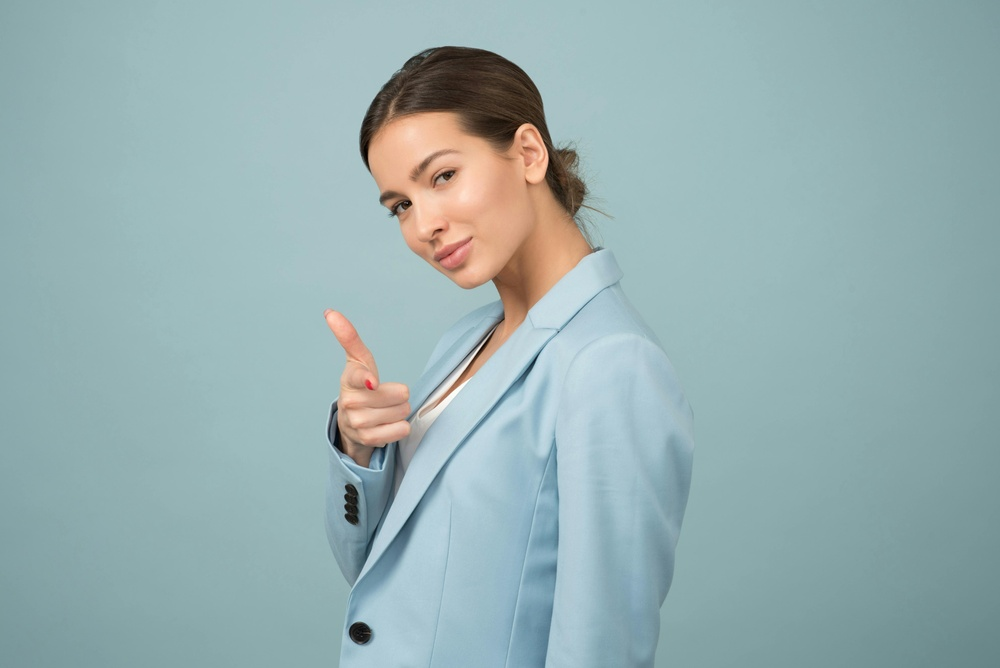
#> input picture lana.jpg, 1000 x 668 px, shrunk from 6016 x 4016 before the run, found by its file name
$ python prac5_3D_modleimages.py
#> lines starting #> are read from the running program, lines starting #| are printed output that depends on the picture
import cv2
import numpy as np
import matplotlib.pyplot as plt
from mpl_toolkits.mplot3d import Axes3D

def extract_keypoints_and_descriptors(image):
    sift = cv2.SIFT_create()
    keypoints, descriptors = sift.detectAndCompute(image, None)
    return keypoints, descriptors
def match_keypoints(desc1, desc2):
    bf = cv2.BFMatcher(cv2.NORM_L2, crossCheck=True)
    matches = bf.match(desc1, desc2)
    matches = sorted(matches, key=lambda x: x.distance)
    return matches
def draw_matches(img1, kp1, img2, kp2, matches):
    return cv2.drawMatches(img1, kp1, img2, kp2, matches[:50], None,
                           flags=cv2.DrawMatchesFlags_NOT_DRAW_SINGLE_POINTS)
def reconstruct_3d_points(K, kp1, kp2, matches, E):
    points1 = np.float32([kp1[m.queryIdx].pt for m in matches])
    points2 = np.float32([kp2[m.trainIdx].pt for m in matches])
    _, R, t, mask = cv2.recoverPose(E, points1, points2, K)
    # Triangulate points
    P1 = np.hstack((np.eye(3, 3), np.zeros((3, 1))))
    P2 = np.hstack((R, t))
    points_4d_hom = cv2.triangulatePoints(P1, P2, points1.T, points2.T)
    points_4d = points_4d_hom / np.tile(points_4d_hom[-1, :], (4, 1))
    points_3d = points_4d[:3, :].T
    return points_3d
# Load two images of a scene
img1 = cv2.imread('D:/Nishant/MSC-IT/cv_new/lana.jpg', cv2.IMREAD_GRAYSCALE)
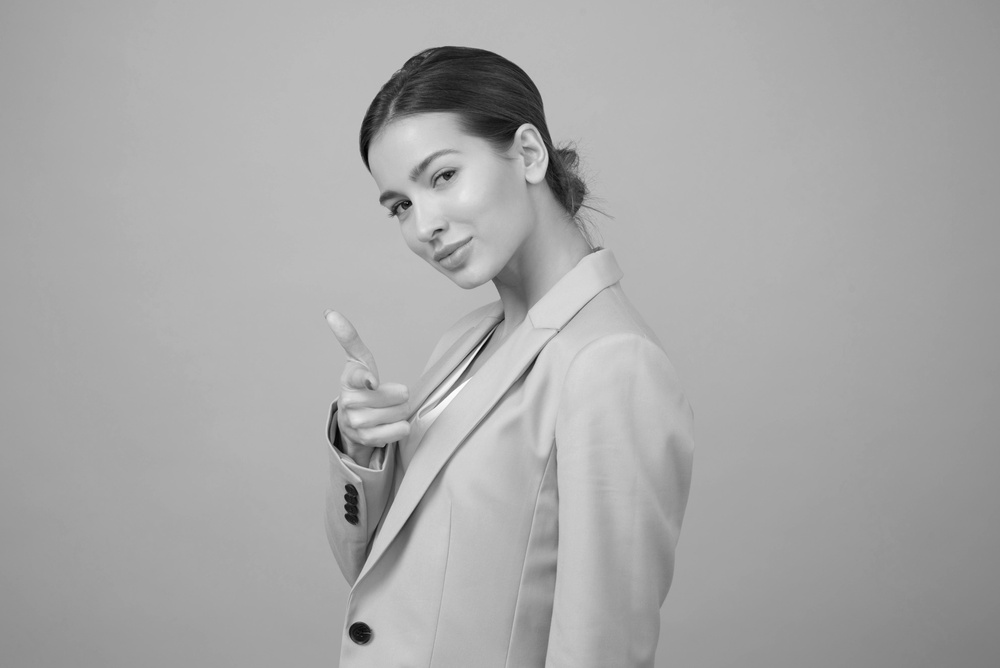
#> img1: shape (668, 1000); min 0, max 255, mean 168.4
img2 = cv2.imread('D:/Nishant/MSC-IT/cv_new/pana.jpg', cv2.IMREAD_GRAYSCALE)
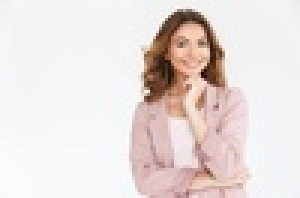
#> input picture pana.jpg, 100 x 66 px, shrunk from 600 x 400 before the run, found by its file name (shown 3 times larger)
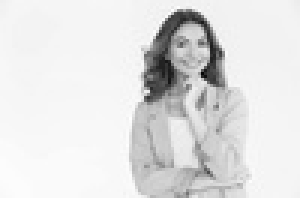
#> img2: shape (66, 100) (shown 3 times larger); min 5, max 255, mean 224.9

# Placeholder values for the camera matrix K (Students you should change it based on yourcamera parameters.
fx = 1000 # Focal length in pixels
fy = 1000 # Focal length in pixels
cx = img1.shape[1] / 2 # Optical center X coordinate, assuming center of the image
#> cx = 500
cy = img1.shape[0] / 2 # Optical center Y coordinate, assuming center of the image
#> cy = 334
K = np.array([[fx, 0, cx],
[0, fy, cy],
[0, 0, 1]], dtype=float)
# Extract keypoints and descriptors
kp1, desc1 = extract_keypoints_and_descriptors(img1)
#> in extract_keypoints_and_descriptors, `keypoints, descriptors = sift.detectAndCompute(image, None)`: keypoints = 221 keypoints; strongest (x, y, size): (477, 90, 67.5), (448, 175, 7.4), (407, 203, 6.9), (338, 443, 9.3)
#> kp1 has the same summary as keypoints in extract_keypoints_and_descriptors
kp2, desc2 = extract_keypoints_and_descriptors(img2)
#> in extract_keypoints_and_descriptors (call 2), `keypoints, descriptors = sift.detectAndCompute(image, None)`: keypoints = 27 keypoints; strongest (x, y, size): (54, 25, 8.8), (70, 24, 4.6), (72, 17, 3.5), (68, 17, 2)
#> kp2 has the same summary as keypoints in extract_keypoints_and_descriptors
# Match keypoints
matches = match_keypoints(desc1, desc2)
#> in match_keypoints, `matches = bf.match(desc1, desc2)`: matches = 18 matches
#> matches = 18 matches
# Estimate the essential matrix
points1 = np.float32([kp1[m.queryIdx].pt for m in matches])
#> points1 = 18 rows, first 8: [410.4, 56.5], [584.8, 169.9], [333.1, 449.6], [595.1, 249.9], [350.9, 355.3], [440.6, 259], [359.4, 618.3], [475.6, 184.9]
points2 = np.float32([kp2[m.trainIdx].pt for m in matches])
#> points2 = 18 rows, first 8: [46.86, 22.03], [76.01, 22.21], [65.13, 2.55], [67.28, 52.54], [71.73, 17.39], [53.61, 24.61], [70.39, 29.64], [62.78, 18.11]
F, mask = cv2.findFundamentalMat(points1, points2, cv2.FM_RANSAC)
#> F = [[2.28e-05, -4.51e-05, 0.00295], [4.35e-05, 1.82e-05, -0.0237], [-0.00355, 0.00182, 1]]; mask = 18 values, max 1 at index 0, min 0 at index 3, mean 0.5
E = K.T @ F @ K
#> E = [[22.84, -45.11, -0.694], [43.5, 18.23, 4.19], [22.4, -14.65, 0.885]]
# Reconstruct 3D points
points_3d = reconstruct_3d_points(K, kp1, kp2, matches, E)
#> in reconstruct_3d_points, `_, R, t, mask = cv2.recoverPose(E, points1, points2, K)`: R = [[0.882, 0.357, -0.307], [-0.435, 0.868, -0.239], [0.181, 0.344, 0.921]]; t = [-0.389, -0.252, 0.886]; mask = 18 values, max 255 at index 0, min 0 at index 2, mean 155.8
#> in reconstruct_3d_points, `P2 = np.hstack((R, t))`: P2 = [[0.882, 0.357, -0.307, -0.389], [-0.435, 0.868, -0.239, -0.252], [0.181, 0.344, 0.921, 0.886]]
#> in reconstruct_3d_points, `points_3d = points_4d[:3, :].T`: points_3d = 18 rows, first 8: [-2.51, -1.4, -0.00647], [-2.53, -1.34, -0.0046], [-2.03, -1.62, -0.00448], [-1.8, -1.71, -0.00359], [-1.92, -1.66, -0.00507], [-2, -1.65, -0.005], [-1.43, -1.91, -0.00332], [-2.42, -1.42, -0.00544]
# Visualize 3D points
fig = plt.figure()
ax = fig.add_subplot(111, projection='3d')
ax.scatter(points_3d[:, 0], points_3d[:, 1], points_3d[:, 2])
plt.show()
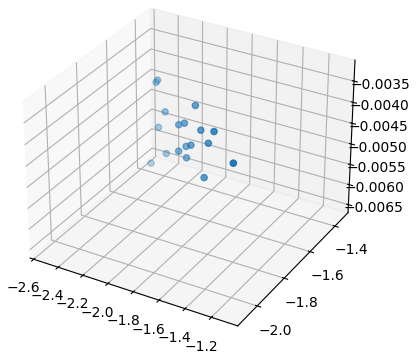
#> figure drawn by matplotlib, 1 panel

# Display matched keypoints
matched_img = draw_matches(img1, kp1, img2, kp2, matches)
#> in draw_matches, `return cv2.drawMatches(img1, kp1, img2, kp2, matches[:50], None, flags..`:
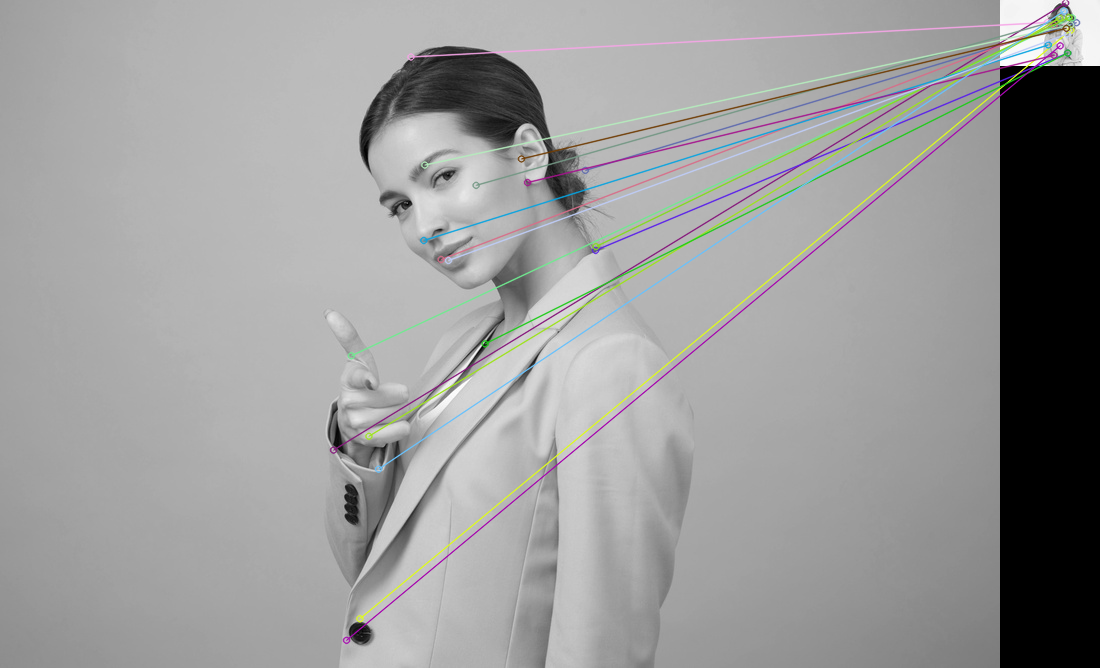
#> returned value: shape (668, 1100, 3); mean of channels 0, 1, 2 154.4, 154.6, 154.4; drawn as B, G, R
plt.imshow(matched_img)
plt.show()
